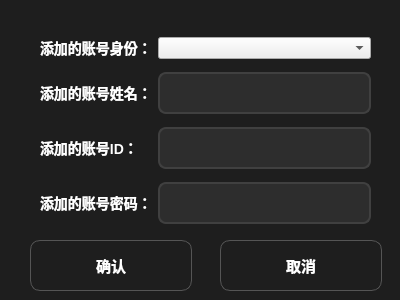
<?xml version="1.0" encoding="UTF-8"?>
<ui version="4.0">
 <class>manager_addPerson</class>
 <widget class="QDialog" name="manager_addPerson">
  <property name="geometry">
   <rect>
    <x>0</x>
    <y>0</y>
    <width>400</width>
    <height>300</height>
   </rect>
  </property>
  <property name="windowTitle">
   <string>Dialog</string>
  </property>
  <property name="styleSheet">
   <string notr="true">
QDialog {
    background-color: #1e1e1e;          /* 深空黑背景 */
    color: #ffffff;                      /* 默认文字白色 */
}

QLabel {
    color: #ffffff;
    font-family: &quot;Microsoft YaHei&quot;, &quot;微软雅黑&quot;;
    font-size: 14px;
    font-weight: bold;                  /* 标签加粗更好看 */
}

QLineEdit {
    background-color: #2d2d2d;
    color: #ffffff;
    border: 2px solid #404040;
    border-radius: 8px;
    padding: 10px 12px;
    font-size: 14px;
    font-family: &quot;Microsoft YaHei&quot;;
    selection-background-color: #0078d4;
}
QLineEdit:focus {
    border: 2px solid #0078d4;           /* 获得焦点蓝色边框 */
    background-color: #333333;
}

/* 密码框也生效 */
QLineEdit[echoMode=&quot;2&quot;] {
    font-size: 18px;                    /* 密码点更大一点 */
}

/* 登录 &amp; 取消按钮 */
QPushButton {
    background-color: qlineargradient(x1:0, y1:0, x2:0, y2:1,
                                      stop:0 #383838, stop:1 #2d2d2d);
    color: white;
    border: 1px solid #555555;
    border-radius: 10px;
    padding: 12px 30px;
    font-family: &quot;Microsoft YaHei&quot;;
    font-size: 15px;
    font-weight: bold;
    min-width: 100px;
}
QPushButton:hover {
    background-color: qlineargradient(x1:0, y1:0, x2:0, y2:1,
                                      stop:0 #484848, stop:1 #383838);
    border: 1px solid #0078d4;
}
QPushButton:pressed {
    background-color: #0078d4;
    padding-top: 14px;
    padding-bottom: 10px;
}


QDialog {
    border-radius: 16px;
}</string>
  </property>
  <widget class="QWidget" name="gridLayoutWidget">
   <property name="geometry">
    <rect>
     <x>40</x>
     <y>30</y>
     <width>331</width>
     <height>201</height>
    </rect>
   </property>
   <layout class="QGridLayout" name="gridLayout">
    <item row="1" column="0">
     <widget class="QLabel" name="label_name">
      <property name="text">
       <string>添加的账号姓名：</string>
      </property>
     </widget>
    </item>
    <item row="1" column="1">
     <widget class="QLineEdit" name="lineEdit_name"/>
    </item>
    <item row="2" column="1">
     <widget class="QLineEdit" name="lineEdit_number"/>
    </item>
    <item row="0" column="1">
     <widget class="QComboBox" name="comboBox_identity"/>
    </item>
    <item row="0" column="0">
     <widget class="QLabel" name="label_identity">
      <property name="text">
       <string>添加的账号身份：</string>
      </property>
     </widget>
    </item>
    <item row="2" column="0">
     <widget class="QLabel" name="label_number">
      <property name="text">
       <string>添加的账号ID：</string>
      </property>
     </widget>
    </item>
    <item row="3" column="0">
     <widget class="QLabel" name="label_passowrd">
      <property name="text">
       <string>添加的账号密码：</string>
      </property>
     </widget>
    </item>
    <item row="3" column="1">
     <widget class="QLineEdit" name="lineEdit_password"/>
    </item>
   </layout>
  </widget>
  <widget class="QPushButton" name="pushButton_sure">
   <property name="geometry">
    <rect>
     <x>30</x>
     <y>240</y>
     <width>162</width>
     <height>51</height>
    </rect>
   </property>
   <property name="text">
    <string>确认</string>
   </property>
  </widget>
  <widget class="QPushButton" name="pushButton_cancel">
   <property name="geometry">
    <rect>
     <x>220</x>
     <y>240</y>
     <width>162</width>
     <height>51</height>
    </rect>
   </property>
   <property name="text">
    <string>取消</string>
   </property>
  </widget>
 </widget>
 <resources/>
 <connections/>
</ui>
